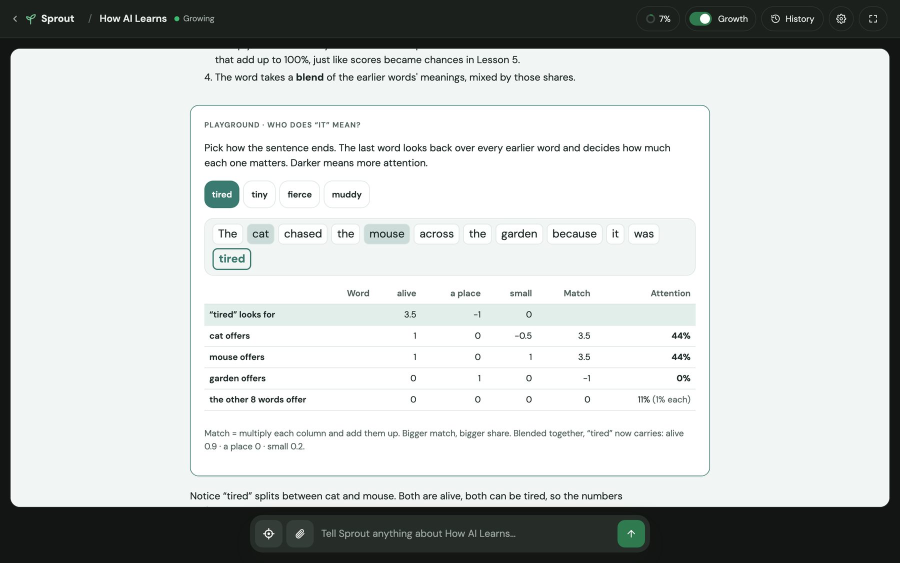
#> input picture docs/images/ailearn-dark.jpg, 1800 x 1125 px (shown at 1/2 size)
$ python -i docs-images.py   (imports and definitions only)
#> lines starting #> are read from the running program, lines starting #| are printed output that depends on the picture; after the words box and inside, x2 and y2 are one past the last pixel; in counts of white or black regions, pixels touching at a corner belong together
#> further down, picture is the input picture: PIL image 1800x1125 RGB; mean R, G, B 196.8, 200.3, 199
# Crops and compresses the project page's screenshots: docs/images/raw/*.png
# (from scripts/docs-screenshots.mjs, scripts/docs-growth.mjs and adb screencaps)
# into docs/images/*.jpg.
#   python3 scripts/docs-images.py
from pathlib import Path
from PIL import Image

images = Path(__file__).resolve().parent.parent / 'docs' / 'images'
raw = images / 'raw'

# Desktop shots are 2880x1800; a few are cropped to their content.
CROPS = {'home': (500, 40, 2380, 1500), 'grow': (640, 330, 2240, 1460)}


def around_the_light(im):
    """A Light Material Lab scene, cropped to where the light is (plus a margin), at 4:3."""
    bg = im.getpixel((4, 4))
#> bg = (27, 32, 28)
    lit = Image.eval(im.convert('L'), lambda v: 255 if v > sum(bg) / 3 + 40 else 0)
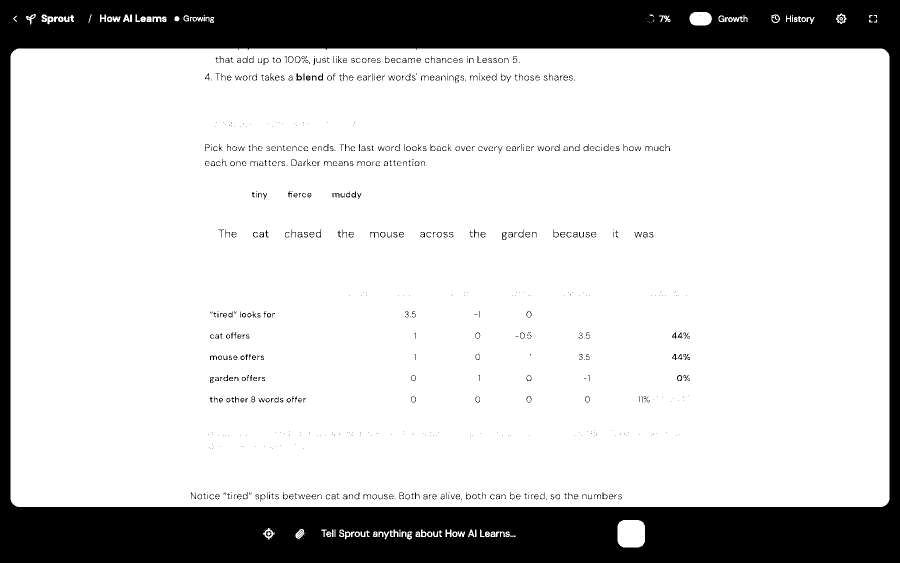
#> lit: PIL image 1800x1125 L (shown at 1/2 size); 79.4% white; 794 black regions (405 under 20 px), largest, box (x1, y1, x2, y2) and area: (0, 0, 1800, 1125) 402492, (1544, 31, 1558, 44) 102, (1675, 30, 1690, 45) 79
    left, top, right, bottom = lit.getbbox()
#> left = 21; top = 24; right = 1779; bottom = 1095
    pad = 0.08 * max(right - left, bottom - top)
#> pad = 140.6
    left, top, right, bottom = left - pad, top - pad, right + pad, bottom + pad
#> left = -119.6; top = -116.6; right = 1919.6; bottom = 1235.6
    # Widen or heighten around the middle to 4:3, then keep it inside the picture.
    w, h = right - left, bottom - top
#> w = 2039.3; h = 1352.3
    if w / h < 4 / 3: w = h * 4 / 3
    else: h = w * 3 / 4
#> h = 1529.5
    w, h = min(w, im.width), min(h, im.height)
#> w = 1800; h = 1125
    cx, cy = (left + right) / 2, (top + bottom) / 2
#> cx = 900; cy = 559.5
    x = min(max(0, cx - w / 2), im.width - w)
#> x = 0
    y = min(max(0, cy - h / 2), im.height - h)
#> y = 0
    return im.crop((round(x), round(y), round(x + w), round(y + h)))

# [15 lines not run here, left out]

>>> from PIL import Image
>>> picture = Image.open('../docs/images/ailearn-dark.jpg')
>>> result = around_the_light(picture)
